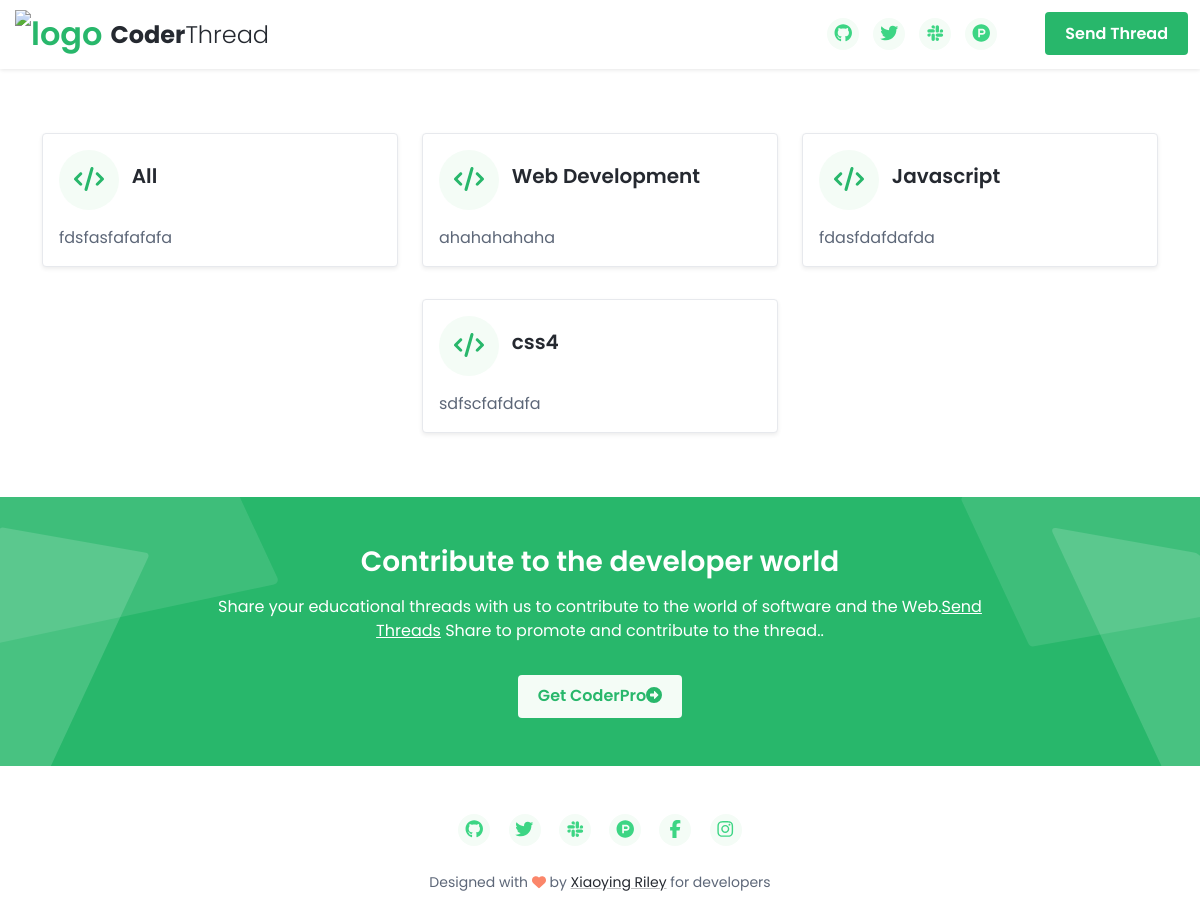
The page / on the database its author committed.
### tapp/models.py (models this page shows, shortened)
class Category(models.Model):
    category_name = models.CharField(max_length=200)
    category_slug = models.SlugField(null=False,blank=True,unique=True,db_index=True,editable=False)
    category_description = models.TextField( max_length=300)
    category_icon_code = models.CharField(max_length=200, help_text='ex: fa fa-code , look fontawesome 4.7 icons', default='fa fa-code')

### tapp/views.py (the view)
# urls.py: path('', views.index,name="index"),
def index(request):
    categories = Category.objects.all()
    total_links = Thread.objects.count()
    context = {
        'categories': categories,
        'total_links': total_links,
    }
    return render(request, 'index.html', context)

### templates/index.html (shortened to what this page needs)
{% extends '_base.html' %}
{% load static %}
{% block content %}
   <div class="page-content">
	    <div class="container">
		    <div class="docs-overview py-5">
			    <div class="row justify-content-center">
					{% for category in categories %}
				    <div class="col-12 col-lg-4 py-3">
					    <div class="card shadow-sm">
						    <div class="card-body">
							    <h5 class="card-title mb-3">
								    <span class="theme-icon-holder card-icon-holder me-2">
								        <i class="{{category.category_icon_code}}"></i>
							        </span>
							        <span class="card-title-text">{{category.category_name}}</span>
							    </h5>
							    <div class="card-text">
								    {{category.category_description}}
							    </div>
							    <a class="card-link-mask" href="{% url 'threads_by_category' category.category_slug %}"></a>
						    </div>
					    </div>
				    </div>
					{% endfor %}
			    </div>
		    </div>
		</div>
    </div>
    <section class="cta-section text-center py-5 theme-bg-dark position-relative">
	    <div class="theme-bg-shapes-right"></div>
	    <div class="theme-bg-shapes-left"></div>
	    <div class="container">
		    <h3 class="mb-2 text-white mb-3">Contribute to the developer world</h3>
		    <div class="section-intro text-white mb-3 single-col-max mx-auto">Share your educational threads with us to contribute to the world of software and the Web.<a class="text-white" href="#">Send Threads</a> Share to promote and contribute to the thread..</div>
		    <div class="pt-3 text-center">
			    <a class="btn btn-light" href="https://themes.3rdwavemedia.com/bootstrap-templates/startup/coderpro-bootstrap-5-startup-template-for-software-projects/">Get CoderPro<i class="fas fa-arrow-alt-circle-right ml-2"></i></a>
		    </div>
	    </div>
    </section>
{% endblock content %}

### rows shown on the page
Category: category_name "All", category_description "fdsfasfafafafa"
Category: category_name "Web Development", category_description "ahahahahaha"
Category: category_name "Javascript", category_description "fdasfdafdafda"
Category: category_name "css4", category_description "sdfscfafdafa"
